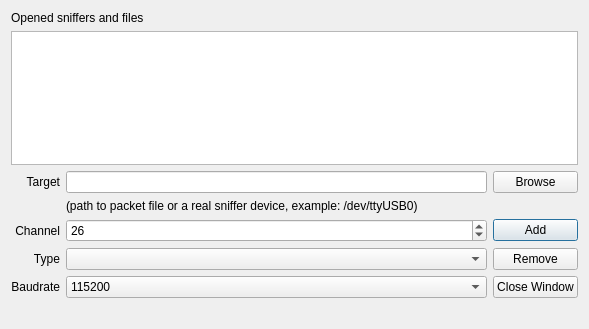
<?xml version="1.0" encoding="UTF-8"?>
<ui version="4.0">
 <class>SnifferDialog</class>
 <widget class="QDialog" name="SnifferDialog">
  <property name="geometry">
   <rect>
    <x>0</x>
    <y>0</y>
    <width>589</width>
    <height>329</height>
   </rect>
  </property>
  <property name="windowTitle">
   <string>Manage Sniffers</string>
  </property>
  <layout class="QGridLayout" name="gridLayout">
   <item row="2" column="1" colspan="2">
    <widget class="QLineEdit" name="targetEdit"/>
   </item>
   <item row="2" column="0">
    <widget class="QLabel" name="targetLabel">
     <property name="text">
      <string>Target</string>
     </property>
     <property name="alignment">
      <set>Qt::AlignRight|Qt::AlignTrailing|Qt::AlignVCenter</set>
     </property>
    </widget>
   </item>
   <item row="4" column="3">
    <widget class="QPushButton" name="addButton">
     <property name="text">
      <string>Add</string>
     </property>
     <property name="autoDefault">
      <bool>true</bool>
     </property>
     <property name="default">
      <bool>true</bool>
     </property>
    </widget>
   </item>
   <item row="4" column="1" colspan="2">
    <widget class="QSpinBox" name="channelSpin">
     <property name="maximum">
      <number>30</number>
     </property>
     <property name="value">
      <number>26</number>
     </property>
    </widget>
   </item>
   <item row="2" column="3">
    <widget class="QPushButton" name="browseButton">
     <property name="text">
      <string>Browse</string>
     </property>
     <property name="autoDefault">
      <bool>false</bool>
     </property>
    </widget>
   </item>
   <item row="4" column="0">
    <widget class="QLabel" name="channelLabel">
     <property name="text">
      <string>Channel</string>
     </property>
     <property name="alignment">
      <set>Qt::AlignRight|Qt::AlignTrailing|Qt::AlignVCenter</set>
     </property>
    </widget>
   </item>
   <item row="5" column="3">
    <widget class="QPushButton" name="removeButton">
     <property name="text">
      <string>Remove</string>
     </property>
     <property name="shortcut">
      <string>Del</string>
     </property>
     <property name="autoDefault">
      <bool>false</bool>
     </property>
    </widget>
   </item>
   <item row="0" column="0" colspan="4">
    <widget class="QLabel" name="snifferLabel">
     <property name="text">
      <string>Opened sniffers and files</string>
     </property>
    </widget>
   </item>
   <item row="5" column="0">
    <widget class="QLabel" name="typeLabel">
     <property name="text">
      <string>Type</string>
     </property>
     <property name="alignment">
      <set>Qt::AlignRight|Qt::AlignTrailing|Qt::AlignVCenter</set>
     </property>
    </widget>
   </item>
   <item row="5" column="1" colspan="2">
    <widget class="QComboBox" name="typeCombo">
     <property name="editable">
      <bool>false</bool>
     </property>
    </widget>
   </item>
   <item row="6" column="0">
    <widget class="QLabel" name="baudrateLabel">
     <property name="text">
      <string>Baudrate</string>
     </property>
     <property name="alignment">
      <set>Qt::AlignRight|Qt::AlignTrailing|Qt::AlignVCenter</set>
     </property>
    </widget>
   </item>
   <item row="6" column="1" colspan="2">
    <widget class="QComboBox" name="baudrateCombo">
     <property name="editable">
      <bool>false</bool>
     </property>
     <item>
      <property name="text">
       <string>115200</string>
      </property>
     </item>
     <item>
      <property name="text">
       <string>230400</string>
      </property>
     </item>
     <item>
      <property name="text">
       <string>460800</string>
      </property>
     </item>
     <item>
      <property name="text">
       <string>500000</string>
      </property>
     </item>
    </widget>
   </item>
   <item row="7" column="2">
    <spacer name="horizontalSpacer">
     <property name="orientation">
      <enum>Qt::Horizontal</enum>
     </property>
     <property name="sizeHint" stdset="0">
      <size>
       <width>40</width>
       <height>20</height>
      </size>
     </property>
    </spacer>
   </item>
   <item row="1" column="0" colspan="4">
    <widget class="QTableView" name="snifferTable">
     <property name="selectionMode">
      <enum>QAbstractItemView::SingleSelection</enum>
     </property>
     <property name="selectionBehavior">
      <enum>QAbstractItemView::SelectRows</enum>
     </property>
     <property name="verticalScrollMode">
      <enum>QAbstractItemView::ScrollPerPixel</enum>
     </property>
     <property name="horizontalScrollMode">
      <enum>QAbstractItemView::ScrollPerPixel</enum>
     </property>
     <attribute name="horizontalHeaderHighlightSections">
      <bool>false</bool>
     </attribute>
     <attribute name="horizontalHeaderMinimumSectionSize">
      <number>15</number>
     </attribute>
     <attribute name="horizontalHeaderShowSortIndicator" stdset="0">
      <bool>false</bool>
     </attribute>
     <attribute name="verticalHeaderVisible">
      <bool>false</bool>
     </attribute>
     <attribute name="verticalHeaderDefaultSectionSize">
      <number>16</number>
     </attribute>
     <attribute name="verticalHeaderHighlightSections">
      <bool>false</bool>
     </attribute>
     <attribute name="verticalHeaderMinimumSectionSize">
      <number>16</number>
     </attribute>
    </widget>
   </item>
   <item row="6" column="3">
    <widget class="QPushButton" name="closeButton">
     <property name="text">
      <string>Close Window</string>
     </property>
     <property name="autoDefault">
      <bool>false</bool>
     </property>
    </widget>
   </item>
   <item row="3" column="1" colspan="3">
    <widget class="QLabel" name="label">
     <property name="text">
      <string>(path to packet file or a real sniffer device, example: /dev/ttyUSB0)</string>
     </property>
    </widget>
   </item>
  </layout>
 </widget>
 <resources/>
 <connections/>
</ui>
